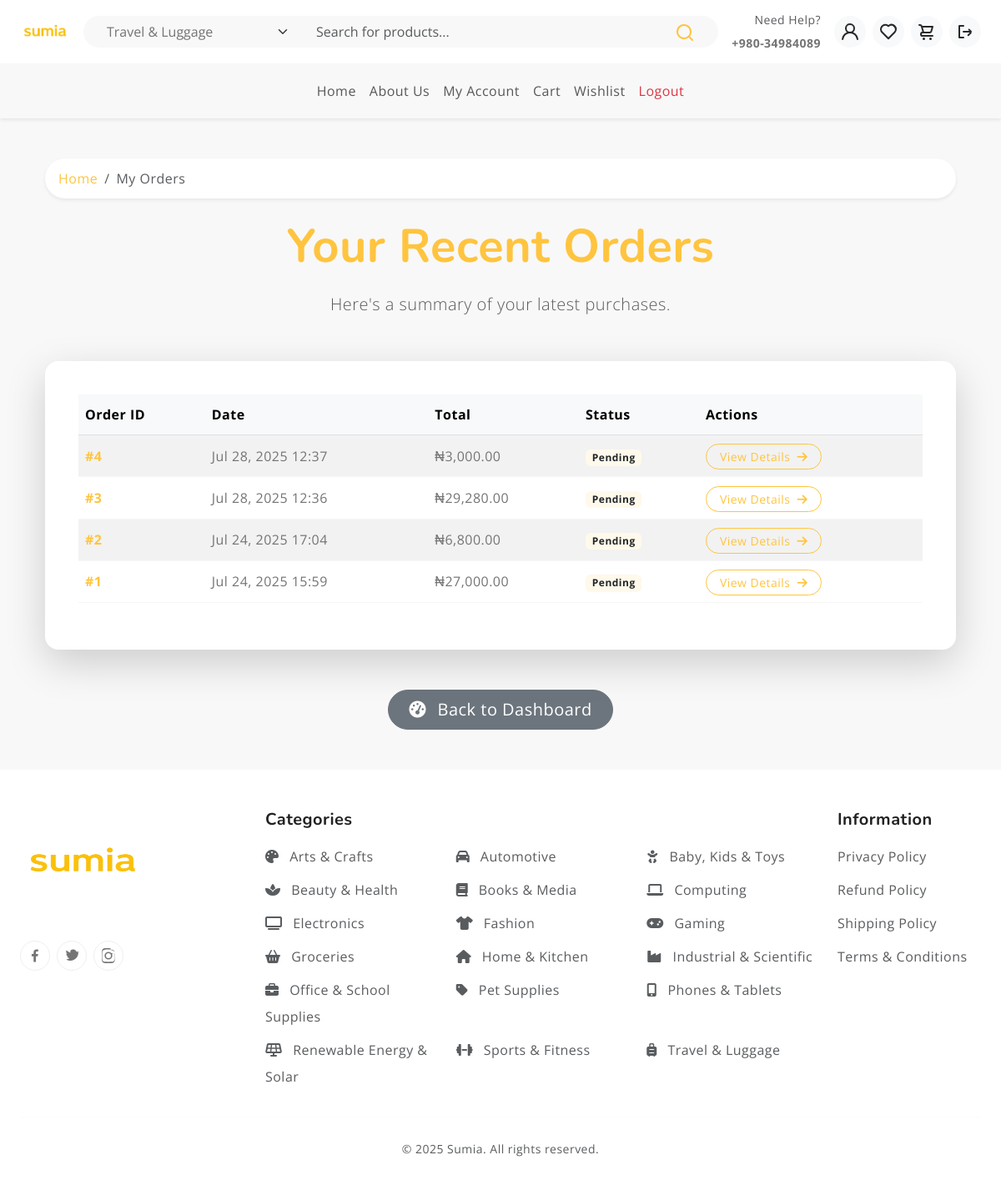
Before: /my-orders/ (signed in) with the older database file.
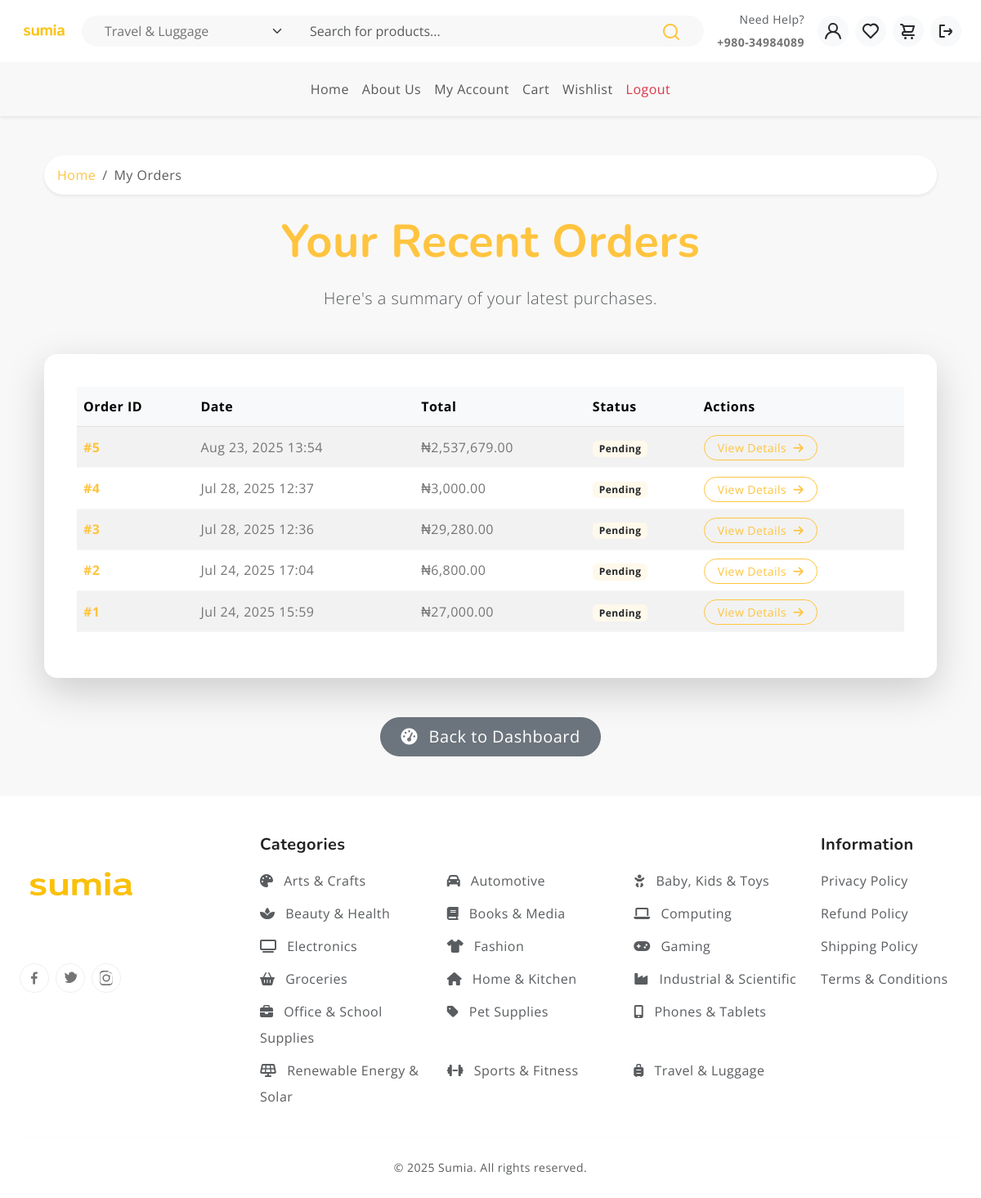
After: the same page with the newer database file.
### pages/models.py (models this page shows, shortened)
class Order(models.Model):
    STATUS_CHOICES = [
        ('pending', 'Pending'),
        ('processing', 'Processing'),
        ('shipped', 'Shipped'),
        ('delivered', 'Delivered'),
        ('cancelled', 'Cancelled'),
    ]
    PAYMENT_METHOD_CHOICES = [
        ('COD', 'Cash on Delivery'),
        ('Card', 'Credit/Debit Card'),
        ('Bank Transfer', 'Bank Transfer'),
    ]
    user = models.ForeignKey(User, on_delete=models.SET_NULL, null=True, blank=True)
    total_price = models.DecimalField(max_digits=10, decimal_places=2)
    created_at = models.DateTimeField(auto_now_add=True)
    updated_at = models.DateTimeField(auto_now=True)
    is_paid = models.BooleanField(default=False)
    status = models.CharField(max_length=50, choices=STATUS_CHOICES, default='pending')
    address = models.CharField(max_length=255, blank=True, null=True)
    city = models.CharField(max_length=100, blank=True, null=True)
    zip_code = models.CharField(max_length=20, blank=True, null=True)
    country = models.CharField(max_length=100, blank=True, null=True)
    phone_number = models.CharField(max_length=20, blank=True, null=True)
    payment_method = models.CharField(max_length=50, choices=PAYMENT_METHOD_CHOICES, default='COD')
    order_number = models.CharField(max_length=50, unique=True, blank=True, null=True)
    session_key = models.CharField(max_length=40, blank=True, null=True,
                                   help_text="Session key for guest orders if user is not logged in.")
    class Meta:
        ordering = ['-created_at']

class Category(models.Model):
    name = models.CharField(max_length=100, unique=True)
    slug = models.SlugField(max_length=100, unique=True, blank=True)
    parent = models.ForeignKey(
        'self',
        on_delete=models.SET_NULL,
        null=True,
        blank=True,
        related_name='subcategories'
    )
    description = models.TextField(blank=True)
    is_active = models.BooleanField(default=True)
    created_at = models.DateTimeField(auto_now_add=True)
    updated_at = models.DateTimeField(auto_now=True)
    icon = models.CharField(
        max_length=50,
        blank=True,
        null=True,
        help_text="Font Awesome 6 icon class (e.g., 'fa-solid fa-laptop'). Auto-assigned if empty."
    )
    class Meta:
        verbose_name_plural = 'Categories'
        ordering = ['name']
    CATEGORY_ICON_MAP = {
        'phones': 'fa-solid fa-mobile-alt', 'tablets': 'fa-solid fa-tablet-alt',
        'electronics': 'fa-solid fa-tv', 'computing': 'fa-solid fa-laptop',
        'laptops': 'fa-solid fa-laptop', 'desktops': 'fa-solid fa-desktop',
        'fashion': 'fa-solid fa-shirt', 'clothing': 'fa-solid fa-shirt',
        'shoes': 'fa-solid fa-shoe-prints', 'beauty': 'fa-solid fa-spa',
        'health': 'fa-solid fa-heart-pulse', 'home': 'fa-solid fa-house',
        'kitchen': 'fa-solid fa-blender', 'baby': 'fa-solid fa-baby',
        'kids': 'fa-solid fa-child', 'toys': 'fa-solid fa-robot',
        'sports': 'fa-solid fa-dumbbell', 'fitness': 'fa-solid fa-running',
        'automotive': 'fa-solid fa-car', 'motorcycles': 'fa-solid fa-motorcycle',
        'books': 'fa-solid fa-book', 'media': 'fa-solid fa-compact-disc',
        'gaming': 'fa-solid fa-gamepad', 'groceries': 'fa-solid fa-basket-shopping',
        'food': 'fa-solid fa-apple-whole', 'office': 'fa-solid fa-briefcase',
        'school': 'fa-solid fa-pencil-alt', 'arts': 'fa-solid fa-palette',
        'crafts': 'fa-solid fa-scissors', 'travel': 'fa-solid fa-suitcase-rolling',
        'luggage': 'fa-solid fa-suitcase', 'pets': 'fa-solid fa-paw',
        'industrial': 'fa-solid fa-industry', 'scientific': 'fa-solid fa-flask',
        'renewable': 'fa-solid fa-solar-panel', 'solar': 'fa-solid fa-sun',
        'power': 'fa-solid fa-bolt', 'smartphones': 'fa-solid fa-mobile-alt',
        'tablets': 'fa-solid fa-tablet-alt', 'televisions': 'fa-solid fa-tv',
        'cameras': 'fa-solid fa-camera', 'printers': 'fa-solid fa-print',
        'fragrances': 'fa-solid fa-spray-can', 'skincare': 'fa-solid fa-face-mask',
        'cookware': 'fa-solid fa-utensils', 'appliances': 'fa-solid fa-fan',
        'diapers': 'fa-solid fa-baby-carriage', 'strollers': 'fa-solid fa-baby-carriage',
        'consoles': 'fa-solid fa-gamepad', 'stationery': 'fa-solid fa-pen-fancy',
        'suitcases': 'fa-solid fa-suitcase-rolling', 'dog food': 'fa-solid fa-dog',
        'cat food': 'fa-solid fa-cat', 'test instruments': 'fa-solid fa-microscope',
        'power tools': 'fa-solid fa-screwdriver-wrench', 'inverters': 'fa-solid fa-charging-station',
        'batteries': 'fa-solid fa-battery-full',
    }
    DEFAULT_ICON = 'fa-solid fa-tag' # Fallback icon

### pages/views.py (the view)
# urls.py: path('my-orders/', recent_order, name='recent_order'),
@login_required(login_url='login')
def recent_order(request):
    orders = Order.objects.filter(user=request.user).order_by('-created_at') # Most recent first
    top_level_categories = Category.objects.filter(parent__isnull=True).order_by('name')
    context = {
        'orders': orders,
        'top_level_categories': top_level_categories, # Pass for base.html
    }
    return render(request, 'recent_orders.html', context)

### pages/context_processors.py (called while the page is built)
def categories_for_search(request):
    top_level_categories = Category.objects.filter(parent__isnull=True).prefetch_related('subcategories').order_by('name')
    return {
        'top_level_categories': top_level_categories
    }

### templates/recent_orders.html (shortened to what this page needs)
{% extends 'base.html' %}
{% load static %}
{% load humanize %}
{% block content %}
<section class="recent-orders-section py-5 bg-light">
    <div class="container">
        <nav aria-label="breadcrumb" class="mb-4">
            <ol class="breadcrumb bg-white px-3 py-2 rounded-pill shadow-sm">
                <li class="breadcrumb-item"><a href="{% url 'home' %}" class="text-decoration-none text-primary">Home</a></li>
                <li class="breadcrumb-item active text-muted" aria-current="page">My Orders</li>
            </ol>
        </nav>
        <div class="text-center mb-5">
            <h1 class="display-4 fw-bold text-primary mb-3">Your Recent Orders</h1>
            <p class="lead text-muted">Here's a summary of your latest purchases.</p>
        </div>
        <div class="card shadow-lg border-0 rounded-4 p-4">
            <div class="card-body">
                {% if orders %}
                    <div class="table-responsive">
                        <table class="table table-hover align-middle table-striped">
                            <thead class="table-light">
                                <tr>
                                    <th scope="col" class="text-nowrap">Order ID</th>
                                    <th scope="col" class="text-nowrap">Date</th>
                                    <th scope="col" class="text-nowrap">Total</th>
                                    <th scope="col" class="text-nowrap">Status</th>
                                    <th scope="col" class="text-nowrap">Actions</th>
                                </tr>
                            </thead>
                            <tbody>
                                {% for order in orders %}
                                <tr>
                                    <td class="fw-bold text-primary">#{{ order.id }}</td>
                                    <td>{{ order.created_at|date:"M d, Y H:i" }}</td>
                                    <td>₦{{ order.total_price|intcomma }}</td>
                                    <td>
                                        {% if order.status == 'pending' %}
                                            <span class="badge bg-warning text-dark">{{ order.status|capfirst }}</span>
                                        {% elif order.status == 'shipped' %}
                                            <span class="badge bg-info">{{ order.status|capfirst }}</span>
                                        {% elif order.status == 'delivered' %}
                                            <span class="badge bg-success">{{ order.status|capfirst }}</span>
                                        {% elif order.status == 'cancelled' %}
                                            <span class="badge bg-danger">{{ order.status|capfirst }}</span>
                                        {% else %}
                                            <span class="badge bg-secondary">{{ order.status|capfirst }}</span>
                                        {% endif %}
                                    </td>
                                    <td>
                                        <a href="{% url 'users_order_detail' order.order_number %}" class="btn btn-sm btn-outline-primary rounded-pill px-3">
                                            View Details <i class="fas fa-arrow-right ms-1"></i>
                                        </a>
                                    </td>
                                </tr>
                                {% endfor %}
                            </tbody>
                        </table>
                    </div>
                {% endif %}
            </div>
        </div>
        <div class="text-center mt-5">
            <a href="{% url 'user_dashboard' %}" class="btn btn-secondary btn-lg rounded-pill px-4">
                <i class="fas fa-tachometer-alt me-2"></i> Back to Dashboard
            </a>
        </div>
    </div>
</section>
{% endblock %}

### templates/base.html (shortened to what the changed rows need)
<!DOCTYPE html>
<html lang="en">
<head>
  {% load static %}
  <link rel="stylesheet" href="https://cdnjs.cloudflare.com/ajax/libs/font-awesome/6.5.2/css/all.min.css"
 />
  <link rel="stylesheet" href="https://cdn.jsdelivr.net/npm/swiper@9/swiper-bundle.min.css">
  <link href="https://cdn.jsdelivr.net/npm/bootstrap@5.3.0-alpha3/dist/css/bootstrap.min.css" rel="stylesheet"
>
  <link rel="stylesheet" type="text/css" href="{% static 'css/vendor.css' %}">
  <link rel="stylesheet" type="text/css" href="{% static 'style.css' %}">
</head>
<body>
  {% block content %}
  {% endblock %}
<footer class="text-light pt-5 pb-4">
  <div class="container-fluid">
    <div class="row gy-4">
      <div class="col-lg-7 col-md-12">
        <div class="row">
          {% for parent in top_level_categories %}
          <div class="col-6 col-sm-4 mb-2">
            <a href="{% url 'category_detail' parent.slug %}" class="text-muted text-decoration-none">
              {% if parent.icon %}<i class="{{ parent.icon }} me-2"></i>{% endif %}
              {{ parent.name }}
            </a>
          </div>
          {% endfor %}
        </div>
      </div>
    </div>
  </div>
</footer>
</body>
</html>

Changed rows visible on the page:
added Order: id "5", created_at "Aug 23, 2025 13:54", total_price "2,537,679.00", status "Pending"
